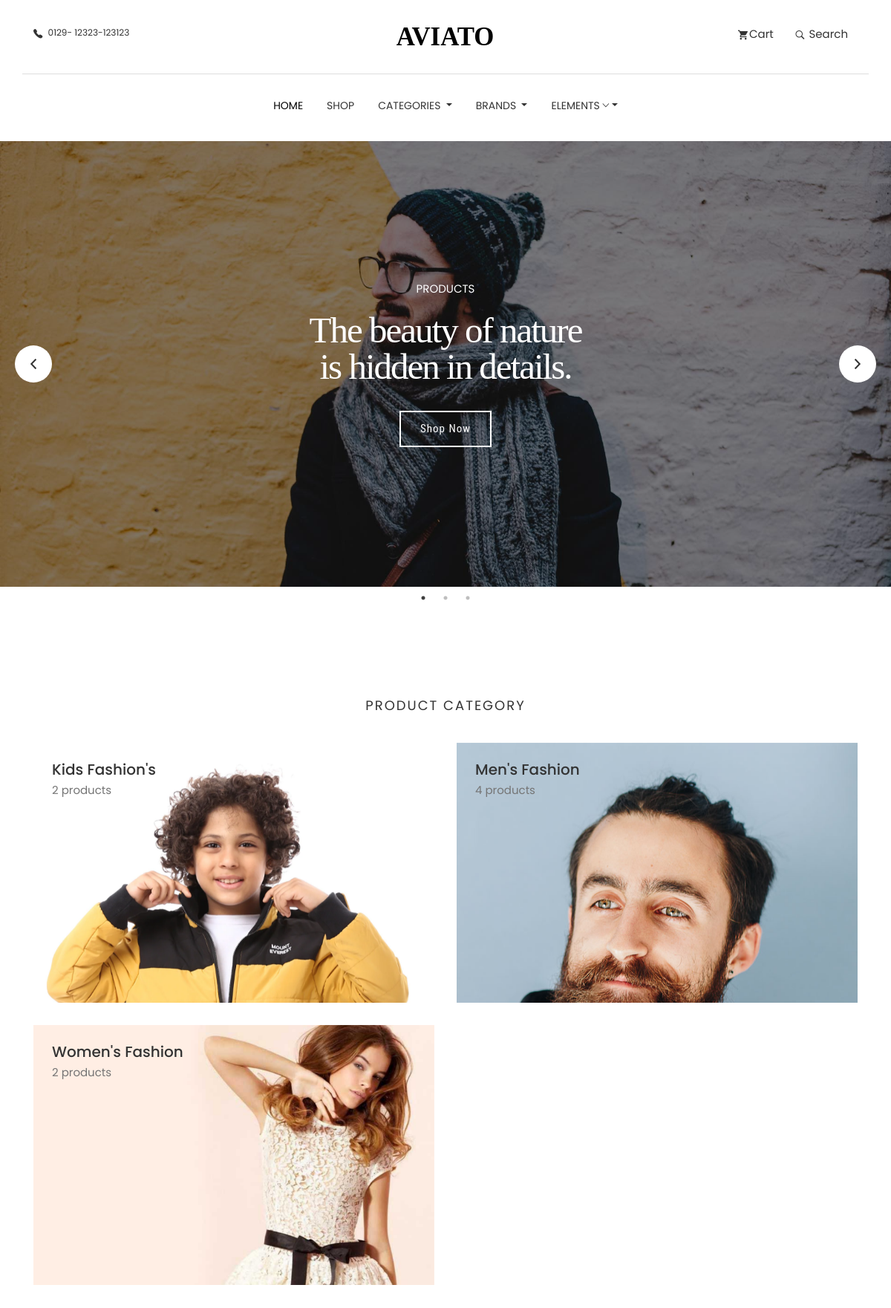
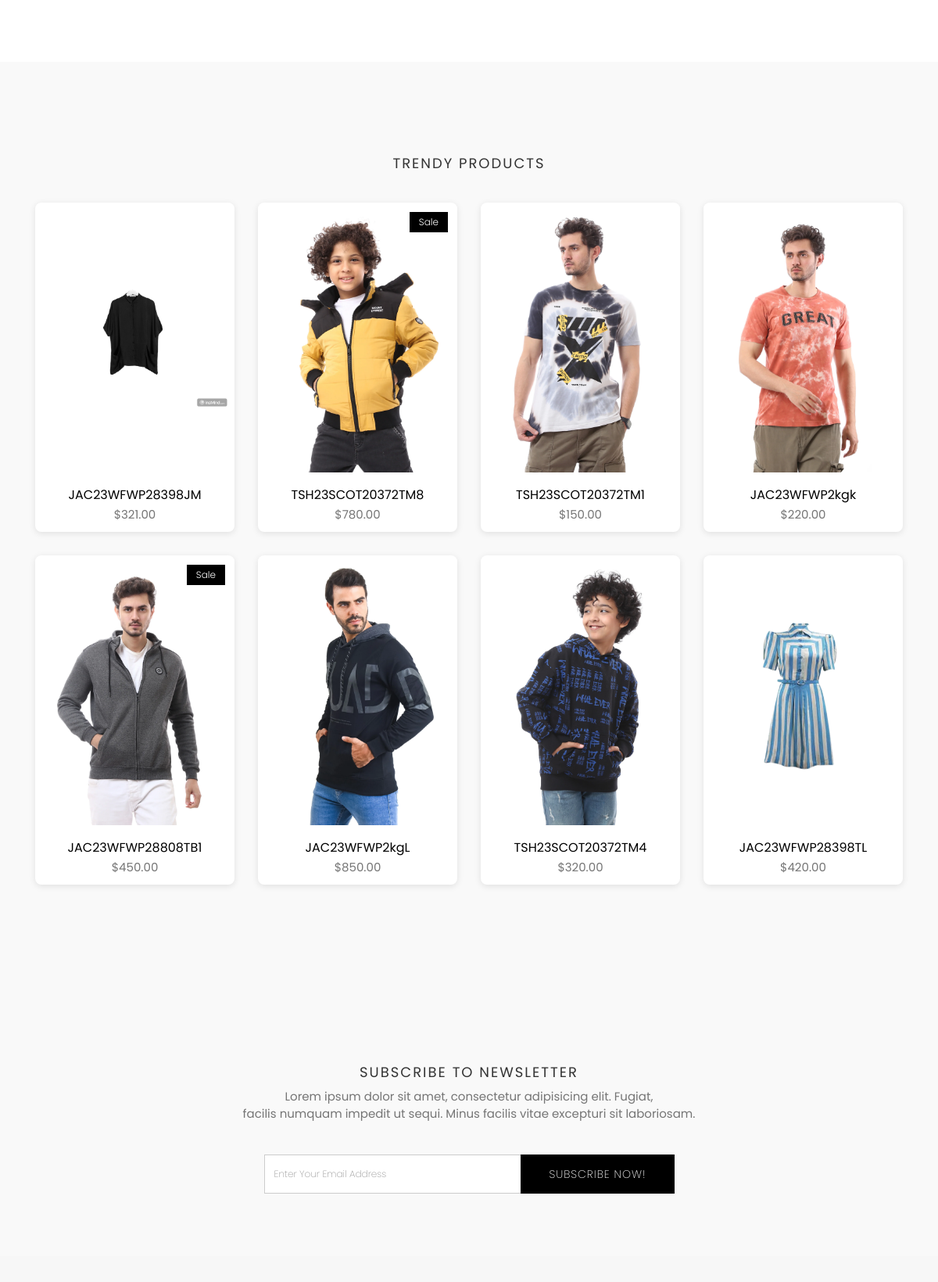
The page / (upper part) on the database its author committed (2 pictures, top to bottom).
### category/models.py (models this page shows, shortened)
class Category(models.Model):
    id = models.UUIDField(primary_key=True, default=uuid.uuid4, editable=False)
    name = models.CharField(max_length=255, unique=True)
    description = models.TextField(blank=True, null=True)
    image = models.ImageField(null=True,blank=True,upload_to='category-image/')
    class Meta:
        verbose_name = "Category"
        verbose_name_plural = "Categories"
        ordering = ['name']  # Categories will be ordered alphabetically by name.
    def product_count(self):
        return self.subcategories.aggregate(count=models.Count('product_subcategory'))['count'] or 0

### store/models.py (models this page shows, shortened)
class Product(models.Model):
    id = models.UUIDField(primary_key=True, default=uuid.uuid4, editable=False)
    name = models.CharField(unique=True, max_length=50)
    image = models.ImageField(upload_to='product/')
    stock = models.IntegerField(default=1)
    price = models.DecimalField(max_digits=10, decimal_places=2, default=Decimal('0.00'))
    description = models.TextField(max_length=10000, blank=True)
    created_at = models.DateTimeField(default=timezone.now)
    modified_date = models.DateTimeField(auto_now=True)
    slug = models.SlugField(null=True, blank=True, unique=True)
    views = models.PositiveIntegerField(default=0)
    is_available = models.BooleanField(default=True)
    on_sale = models.BooleanField(default=False)
    PRDBrand = models.ForeignKey('Brand', related_name='product_brand', on_delete=models.CASCADE, blank=True, null=True, verbose_name="Brand")
    like = models.ManyToManyField(User, blank=True, related_name='product_favourite')
    category = models.ForeignKey(Subcategory, related_name='product_subcategory', verbose_name="Subcategory", null=True, blank=True, on_delete=models.CASCADE)
    class Meta:
        ordering = ['-created_at']
        verbose_name = "Product"
        verbose_name_plural = "Products"

### settings/views.py (the view)
# urls.py: path('' , views.home , name='home'),
def home(request):
    products = Product.objects.all().order_by('-views')
    context = {
        'products':products
    }
    return render(request,'home.html',context)

### category/category_context.py (called while the page is built)
def nav_links(request):
    categories_nav = Category.objects.all()
    subcategories_nav = Subcategory.objects.all()
    brands_nav = Brand.objects.all()
    context = {
        'categories_nav':categories_nav,
        'brands_nav':brands_nav,
        'subcategories_nav':subcategories_nav,
    }
    return context

### category/models.py (called while the page is built)
    def get_url(self):
        return reverse('products_by_subcategory',args=[self.id])

### store/models.py (called while the page is built)
    def get_url(self):
        return reverse('products_by_brand',args=[self.id])

    def __str__(self):
        return self.name

### settings/templates/home.html (shortened to what this page needs)
{% extends "base.html" %}
{% load static %}
{% block body %}
<div class="hero-slider">
  <div class="slider-item th-fullpage hero-area" style="background-image: url({% static 'images/slider/slider-1.jpg' %});">
    <div class="container">
      <div class="row">
        <div class="col-lg-8 text-center">
          <p data-duration-in=".3" data-animation-in="fadeInUp" data-delay-in=".1">PRODUCTS</p>
          <h1 data-duration-in=".3" data-animation-in="fadeInUp" data-delay-in=".5">The beauty of nature <br> is hidden in details.</h1>
          <a data-duration-in=".3" data-animation-in="fadeInUp" data-delay-in=".8" class="btn" href="{% url 'product_list' %}">Shop Now</a>
        </div>
      </div>
    </div>
  </div>
</div>
<section class="product-category section">
    <div class="container">
        <div class="row">
            <div class="col-md-12">
                <div class="title text-center">
                    <h2>Product Category</h2>
                </div>
            </div>
            {% for category in categories_nav %}
            <div class="col-md-6">
                <div class="category-box">
                    <a href="{% url 'products_by_category' category.id %}">
                        <img src="{% if category.image %}{{ category.image.url }}{% endif %}" alt="{{ category.name }}" />
                        <div class="content">
                            <h3>{{ category.name }}</h3>
                            <p>{{ category.product_count }} products</p>
                        </div>
                    </a>
                </div>
            </div>
            {% endfor %}
        </div>
    </div>
</section>
<section class="products section bg-gray">
	<div class="container">
		<div class="row">
			<div class="title text-center">
				<h2>Trendy Products</h2>
			</div>
		</div>
		<div class="row">
            {% for product in products %}
			<div class="col-md-3">
				<div class="product-item">
					<div class="product-thumb">
                        {% if product.on_sale %}
						<span class="bage">Sale</span>
                        {% endif %}
						<img class="img-responsive" src="{{product.image.url}}" alt="product-img" />
					</div>
					<div class="product-content">
						<h4><a href="{% url 'product_details' product.id %}">{{product.name}}</a></h4>
						<p class="price">${{product.price}}</p>
					</div>
				</div>
			</div>
			{% endfor %}
		</div>
	</div>
</section>
<section class="call-to-action bg-gray section">
	<div class="container">
		<div class="row">
			<div class="col-md-12 text-center">
				<div class="title">
					<h2>SUBSCRIBE TO NEWSLETTER</h2>
					<p>Lorem ipsum dolor sit amet, consectetur adipisicing elit. Fugiat, <br> facilis numquam impedit ut sequi. Minus facilis vitae excepturi sit laboriosam.</p>
				</div>
				<div class="col-lg-6 col-md-offset-3">
				    <div class="input-group subscription-form">
				      <input type="text" class="form-control" placeholder="Enter Your Email Address">
				      <span class="input-group-btn">
				        <button class="btn btn-main" type="button">Subscribe Now!</button>
				      </span>
				    </div>
			  </div>
			</div>
		</div>
	</div>
</section>
{% endblock body %}

### static/css/style.css (style rules this page uses)
body { line-height: 1.5; font-family: "Poppins", sans-serif; -webkit-font-smoothing: antialiased; }
p { font-family: "Poppins", sans-serif; color: #757575; font-size: 15px; }
h1, h2, h3, h4, h5, h6 { font-family: "Poppins", sans-serif; }
h1, h2, h3, h4, h5, h6 { font-weight: 400; }
a, a:focus, a:hover { text-decoration: none; outline: 0; color: #000; }
input[type=email], input[type=password], input[type=text], input[type=tel] { border-radius: 0; box-shadow: none; height: 45px; outline: none; font-weight: 200; font-size: 12px; }
.form-control { box-shadow: none; border-radius: 0; }
.btn-main, .btn-small, .btn-transparent, .btn-solid-border { background: #000; color: #fff; display: inline-block; font-size: 11px; letter-spacing: 1px; padding: 14px 35px; text-transform: uppercase; font-weight: 200; border-radius: 0; }
.bg-gray { background: #f9f9f9; }
.section { padding: 80px 0; }
.title { padding: 20px 0 30px; }
.title h2 { font-size: 18px; text-align: center; text-transform: uppercase; letter-spacing: 2px; }
.category-box { background-size: cover; margin-bottom: 30px; min-height: 350px; position: relative; overflow: hidden; width: 100%; }
.category-box img { transition: all 0.3s ease-in-out; width: 100%; height: auto; object-fit: contain; -webkit-backface-visibility: hidden; backface-visibility: hidden; }
.category-box a { display: block; position: absolute; top: 0; left: 0; width: 100%; height: 100%; }
.category-box .content { position: absolute; z-index: 999; top: 0; padding: 25px; }
.category-box .content h3 { margin: 0; color: #333; font-size: 20px; font-weight: 500; }
.category-box .content p { margin: 6px 0 0; }
.call-to-action .subscription-form input { height: 50px; }
.call-to-action .subscription-form .btn-main, .call-to-action .subscription-form .btn-solid-border, .call-to-action .subscription-form .btn-transparent, .call-to-action .subscription-form .btn-small { font-size: 14px; }
.slider-item { text-align: center; background-size: cover; position: relative; z-index: 1; }
.slider-item::after { position: absolute; content: ""; height: 100%; width: 100%; background-color: #000; opacity: 0.5; z-index: -1; top: 0; left: 0; }
.slider-item .container { position: relative; display: table; max-width: 1170px; height: 100%; }
.slider-item h1 { color: #fff; font-weight: bold; font-size: 60px; }
.slider-item p { color: #fff; }
.hero-slider .slider-item .container { height: 600px; }
.hero-slider .slider-item .container .row { height: 100%; display: flex; align-items: center; justify-content: center; }
.hero-slider .btn { font-size: 15px; font-weight: 400; color: rgb(255, 255, 255); letter-spacing: 1px; font-family: "Roboto Condensed"; border-color: rgb(255, 255, 255); border-style: solid; border-width: 2px; outline: none; box-shadow: rgb(153, 153, 153) 0px 0px 0px 0px; box-sizing: border-box; padding: 12px 26px; opacity: 1; transform: matrix3d(1, 0, 0, 0, 0, 1, 0, 0, 0, 0, 1, 0, 0, 0, 0, 1); transform-origin: 50% 50% 0px; border-radius: 0; transition: 0.3s; }
.hero-slider h1 { white-space: normal; font-size: 49px; line-height: 49px; font-weight: 400; color: rgb(255, 255, 255); letter-spacing: -2px; font-family: "Playfair Display"; margin-bottom: 35px; }
.product-item { background-color: #fff; border-radius: 8px; overflow: hidden; box-shadow: 0 2px 8px rgba(0, 0, 0, 0.1); transition: all 0.3s ease; margin-bottom: 30px; }
.product-item .product-thumb { position: relative; }
.product-item .product-thumb img { object-fit: contain !important; height: 350px !important; width: 350px !important; }
.product-item .product-thumb .bage { position: absolute; top: 12px; right: 12px; background: #000; color: #fff; font-size: 12px; padding: 4px 12px; font-weight: 300; display: inline-block; }
.product-item .product-thumb:before { transition: 0.3s all; opacity: 0; background: rgba(0, 0, 0, 0.6); content: ""; position: absolute; top: 0; right: 0; left: 0; bottom: 0; }
.product-item .product-content { text-align: center; }
.product-item .product-content h4 { font-size: 16px; font-weight: 400; margin-top: 15px; margin-bottom: 6px; }
.product-item .product-content h4 a { color: #000; }

### rows shown on the page
Category: image (picture), name "Kids Fashion's", product_count "2"
Category: image (picture), name "Men's Fashion", product_count "4"
Category: image (picture), name "Women's Fashion", product_count "2"
Product: image (picture), name "JAC23WFWP28398JM", price "321.00"
Product: on_sale "Sale", image (picture), name "TSH23SCOT20372TM8", price "780.00"
Product: image (picture), name "TSH23SCOT20372TM1", price "150.00"
Product: image (picture), name "JAC23WFWP2kgk", price "220.00"
Product: on_sale "Sale", image (picture), name "JAC23WFWP28808TB1", price "450.00"
Product: image (picture), name "JAC23WFWP2kgL", price "850.00"
Product: image (picture), name "TSH23SCOT20372TM4", price "320.00"
Product: image (picture), name "JAC23WFWP28398TL", price "420.00"
